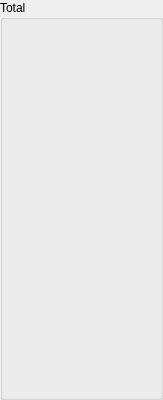
  <widget class="QGroupBox" name="groupBox_7">
   <property name="geometry">
    <rect>
     <x>890</x>
     <y>60</y>
     <width>155</width>
     <height>400</height>
    </rect>
   </property>
   <property name="sizePolicy">
    <sizepolicy hsizetype="Fixed" vsizetype="Fixed">
     <horstretch>0</horstretch>
     <verstretch>0</verstretch>
    </sizepolicy>
   </property>
   <property name="minimumSize">
    <size>
     <width>0</width>
     <height>400</height>
    </size>
   </property>
   <property name="maximumSize">
    <size>
     <width>16777215</width>
     <height>400</height>
    </size>
   </property>
   <property name="title">
    <string>Total</string>
   </property>
   <layout class="QVBoxLayout" name="verticalLayout_14">
    <item>
     <widget class="QLabel" name="tot_1">
      <property name="sizePolicy">
       <sizepolicy hsizetype="Fixed" vsizetype="Fixed">
        <horstretch>0</horstretch>
        <verstretch>0</verstretch>
       </sizepolicy>
      </property>
      <property name="minimumSize">
       <size>
        <width>135</width>
        <height>25</height>
       </size>
      </property>
      <property name="font">
       <font>
        <family>Calibri</family>
        <pointsize>11</pointsize>
        <bold>false</bold>
       </font>
      </property>
      <property name="text">
       <string/>
      </property>
      <property name="alignment">
       <set>Qt::AlignRight|Qt::AlignTrailing|Qt::AlignVCenter</set>
      </property>
     </widget>
    </item>
    <item>
     <widget class="QLabel" name="tot_2">
      <property name="sizePolicy">
       <sizepolicy hsizetype="Fixed" vsizetype="Fixed">
        <horstretch>0</horstretch>
        <verstretch>0</verstretch>
       </sizepolicy>
      </property>
      <property name="minimumSize">
       <size>
        <width>135</width>
        <height>25</height>
       </size>
      </property>
      <property name="font">
       <font>
        <family>Calibri</family>
        <pointsize>11</pointsize>
        <bold>false</bold>
       </font>
      </property>
      <property name="text">
       <string/>
      </property>
      <property name="alignment">
       <set>Qt::AlignRight|Qt::AlignTrailing|Qt::AlignVCenter</set>
      </property>
     </widget>
    </item>
    <item>
     <widget class="QLabel" name="tot_3">
      <property name="sizePolicy">
       <sizepolicy hsizetype="Fixed" vsizetype="Fixed">
        <horstretch>0</horstretch>
        <verstretch>0</verstretch>
       </sizepolicy>
      </property>
      <property name="minimumSize">
       <size>
        <width>135</width>
        <height>25</height>
       </size>
      </property>
      <property name="font">
       <font>
        <family>Calibri</family>
        <pointsize>11</pointsize>
        <bold>false</bold>
       </font>
      </property>
      <property name="text">
       <string/>
      </property>
      <property name="alignment">
       <set>Qt::AlignRight|Qt::AlignTrailing|Qt::AlignVCenter</set>
      </property>
     </widget>
    </item>
    <item>
     <widget class="QLabel" name="tot_4">
      <property name="sizePolicy">
       <sizepolicy hsizetype="Fixed" vsizetype="Fixed">
        <horstretch>0</horstretch>
        <verstretch>0</verstretch>
       </sizepolicy>
      </property>
      <property name="minimumSize">
       <size>
        <width>135</width>
        <height>25</height>
       </size>
      </property>
      <property name="font">
       <font>
        <family>Calibri</family>
        <pointsize>11</pointsize>
        <bold>false</bold>
       </font>
      </property>
      <property name="text">
       <string/>
      </property>
      <property name="alignment">
       <set>Qt::AlignRight|Qt::AlignTrailing|Qt::AlignVCenter</set>
      </property>
     </widget>
    </item>
    <item>
     <widget class="QLabel" name="tot_5">
      <property name="sizePolicy">
       <sizepolicy hsizetype="Fixed" vsizetype="Fixed">
        <horstretch>0</horstretch>
        <verstretch>0</verstretch>
       </sizepolicy>
      </property>
      <property name="minimumSize">
       <size>
        <width>135</width>
        <height>25</height>
       </size>
      </property>
      <property name="font">
       <font>
        <family>Calibri</family>
        <pointsize>11</pointsize>
        <bold>false</bold>
       </font>
      </property>
      <property name="text">
       <string/>
      </property>
      <property name="alignment">
       <set>Qt::AlignRight|Qt::AlignTrailing|Qt::AlignVCenter</set>
      </property>
     </widget>
    </item>
    <item>
     <widget class="QLabel" name="tot_6">
      <property name="sizePolicy">
       <sizepolicy hsizetype="Fixed" vsizetype="Fixed">
        <horstretch>0</horstretch>
        <verstretch>0</verstretch>
       </sizepolicy>
      </property>
      <property name="minimumSize">
       <size>
        <width>135</width>
        <height>25</height>
       </size>
      </property>
      <property name="font">
       <font>
        <family>Calibri</family>
        <pointsize>11</pointsize>
        <bold>false</bold>
       </font>
      </property>
      <property name="text">
       <string/>
      </property>
      <property name="alignment">
       <set>Qt::AlignRight|Qt::AlignTrailing|Qt::AlignVCenter</set>
      </property>
     </widget>
    </item>
    <item>
     <widget class="QLabel" name="tot_7">
      <property name="sizePolicy">
       <sizepolicy hsizetype="Fixed" vsizetype="Fixed">
        <horstretch>0</horstretch>
        <verstretch>0</verstretch>
       </sizepolicy>
      </property>
      <property name="minimumSize">
       <size>
        <width>135</width>
        <height>25</height>
       </size>
      </property>
      <property name="font">
       <font>
        <family>Calibri</family>
        <pointsize>11</pointsize>
        <bold>false</bold>
       </font>
      </property>
      <property name="text">
       <string/>
      </property>
      <property name="alignment">
       <set>Qt::AlignRight|Qt::AlignTrailing|Qt::AlignVCenter</set>
      </property>
     </widget>
    </item>
    <item>
     <widget class="QLabel" name="tot_8">
      <property name="sizePolicy">
       <sizepolicy hsizetype="Fixed" vsizetype="Fixed">
        <horstretch>0</horstretch>
        <verstretch>0</verstretch>
       </sizepolicy>
      </property>
      <property name="minimumSize">
       <size>
        <width>135</width>
        <height>25</height>
       </size>
      </property>
      <property name="font">
       <font>
        <family>Calibri</family>
        <pointsize>11</pointsize>
        <bold>false</bold>
       </font>
      </property>
      <property name="text">
       <string/>
      </property>
      <property name="alignment">
       <set>Qt::AlignRight|Qt::AlignTrailing|Qt::AlignVCenter</set>
      </property>
     </widget>
    </item>
    <item>
     <widget class="QLabel" name="tot_9">
      <property name="sizePolicy">
       <sizepolicy hsizetype="Fixed" vsizetype="Fixed">
        <horstretch>0</horstretch>
        <verstretch>0</verstretch>
       </sizepolicy>
      </property>
      <property name="minimumSize">
       <size>
        <width>135</width>
        <height>25</height>
       </size>
      </property>
      <property name="font">
       <font>
        <family>Calibri</family>
        <pointsize>11</pointsize>
        <bold>false</bold>
       </font>
      </property>
      <property name="text">
       <string/>
      </property>
      <property name="alignment">
       <set>Qt::AlignRight|Qt::AlignTrailing|Qt::AlignVCenter</set>
      </property>
     </widget>
    </item>
    <item>
     <widget class="QLabel" name="tot_10">
      <property name="sizePolicy">
       <sizepolicy hsizetype="Fixed" vsizetype="Fixed">
        <horstretch>0</horstretch>
        <verstretch>0</verstretch>
       </sizepolicy>
      </property>
      <property name="minimumSize">
       <size>
        <width>135</width>
        <height>25</height>
       </size>
      </property>
      <property name="font">
       <font>
        <family>Calibri</family>
        <pointsize>11</pointsize>
        <bold>false</bold>
       </font>
      </property>
      <property name="text">
       <string/>
      </property>
      <property name="alignment">
       <set>Qt::AlignRight|Qt::AlignTrailing|Qt::AlignVCenter</set>
      </property>
     </widget>
    </item>
    <item>
     <widget class="QLabel" name="tot_11">
      <property name="sizePolicy">
       <sizepolicy hsizetype="Fixed" vsizetype="Fixed">
        <horstretch>0</horstretch>
        <verstretch>0</verstretch>
       </sizepolicy>
      </property>
      <property name="minimumSize">
       <size>
        <width>135</width>
        <height>25</height>
       </size>
      </property>
      <property name="font">
       <font>
        <family>Calibri</family>
        <pointsize>11</pointsize>
        <bold>false</bold>
       </font>
      </property>
      <property name="text">
       <string/>
      </property>
      <property name="alignment">
       <set>Qt::AlignRight|Qt::AlignTrailing|Qt::AlignVCenter</set>
      </property>
     </widget>
    </item>
    <item>
     <widget class="QLabel" name="tot_12">
      <property name="sizePolicy">
       <sizepolicy hsizetype="Fixed" vsizetype="Fixed">
        <horstretch>0</horstretch>
        <verstretch>0</verstretch>
       </sizepolicy>
      </property>
      <property name="minimumSize">
       <size>
        <width>135</width>
        <height>25</height>
       </size>
      </property>
      <property name="font">
       <font>
        <family>Calibri</family>
        <pointsize>11</pointsize>
        <bold>false</bold>
       </font>
      </property>
      <property name="text">
       <string/>
      </property>
      <property name="alignment">
       <set>Qt::AlignRight|Qt::AlignTrailing|Qt::AlignVCenter</set>
      </property>
     </widget>
    </item>
   </layout>
  </widget>
